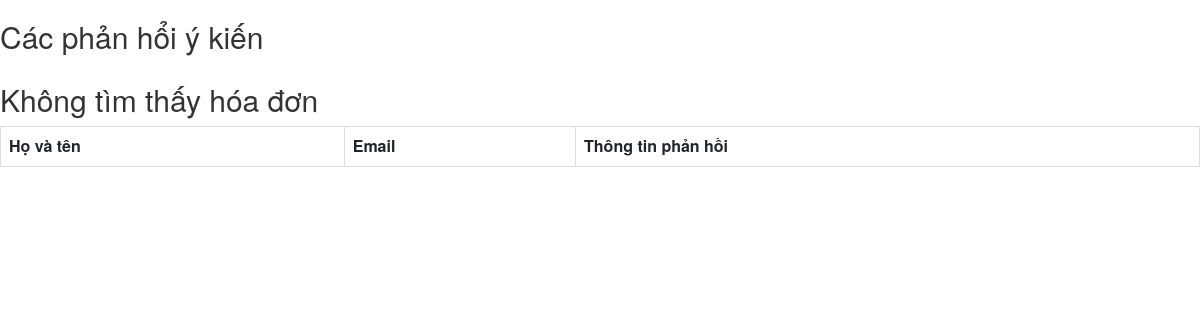
/admin/phanhoi.php, run on an earlier commit of the app's database.
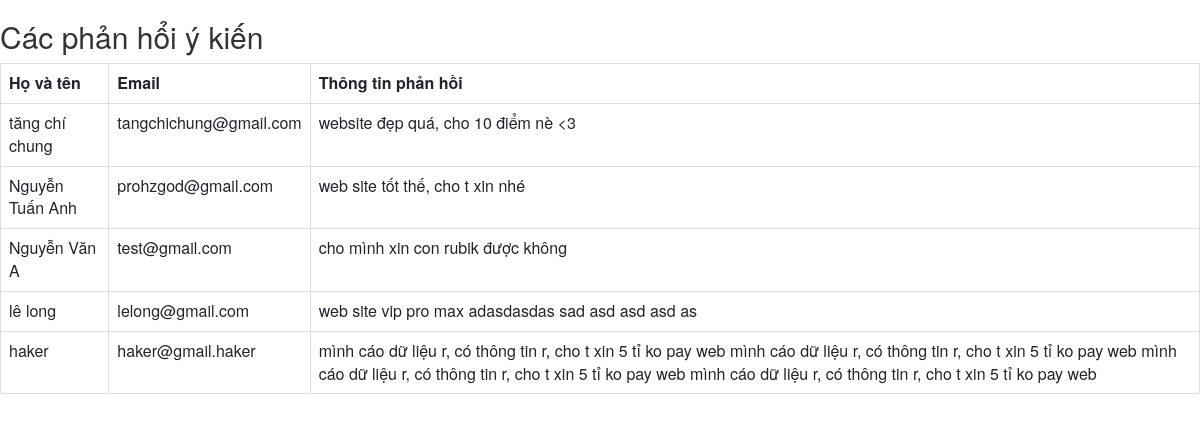
And on a later commit of the database.
### tables this page shows
CREATE TABLE `tblphanhoi` (
  `hoten` varchar(255) NOT NULL,
  `email` varchar(255) NOT NULL,
  `phanhoi` varchar(255) NOT NULL
);

### admin/phanhoi.php (the view, shortened to what this page needs)
<?php
	include 'scripts.php';
?>
<link rel="stylesheet" href="https://maxcdn.bootstrapcdn.com/bootstrap/3.3.6/css/bootstrap.min.css" />
<link rel="stylesheet" href="https://cdnjs.cloudflare.com/ajax/libs/font-awesome/4.7.0/css/font-awesome.min.css">
		<div class="title"><h2> Các phản hổi ý kiến</div>
<div class="table-responsive" id="tableHD">
<?php
	$connection = mysqli_connect("localhost","root","","webdb");
	$query = "SELECT * FROM tblphanhoi";
	$query_run = mysqli_query($connection,$query);
?>
<table class="table table-bordered" id="datatable" width="100%" cellspacing="0">
	<head>
		<tr>
			<th>Họ và tên</th>
			<th>Email</th>
			<th>Thông tin phản hồi</th>
		</tr>
	</head>
	<body>
	<?php
		if(mysqli_num_rows($query_run)>0)
		{
			while($row = mysqli_fetch_assoc($query_run))
			{
				?>
		<tr>
			<td><?php echo $row['hoten']; ?> </td>
			<td><?php echo $row['email']; ?> </td>
			<td><?php echo $row['phanhoi']; ?> </td>
		</tr>
	</body>
	<?php
		}
		}
		else{
			echo "<h2>Không tìm thấy hóa đơn</h2>";
		}
		?>
</table>
</div>

What changed in the data, as far as the page shows it:
added tblphanhoi: hoten "tăng chí chung", email "tangchichung@gmail.com", phanhoi "website đẹp quá, cho 10 điểm nè <3"
added tblphanhoi: hoten "Nguyễn Tuấn Anh", email "prohzgod@gmail.com", phanhoi "web site tốt thế, cho t xin nhé"
added tblphanhoi: hoten "Nguyễn Văn A", email "test@gmail.com", phanhoi "cho mình xin con rubik được không"
added tblphanhoi: hoten "lê long", email "lelong@gmail.com", phanhoi "web site vip pro max adasdasdas sad asd asd asd as"
added tblphanhoi: hoten "haker", email "haker@gmail.haker", phanhoi "mình cáo dữ liệu r, có thông tin r, cho t xin 5 tỉ ko pay web mình cáo dữ liệu r, có thông tin r, cho t xin 5 tỉ ko pay web mình cáo dữ liệu r, có thông tin r, cho t xin 5 tỉ ko pay web mình cáo dữ liệu r, có thông tin r, cho t xin 5 tỉ ko pay web"
Also different on the page:
text no longer shown: "Không tìm thấy hóa đơn"
